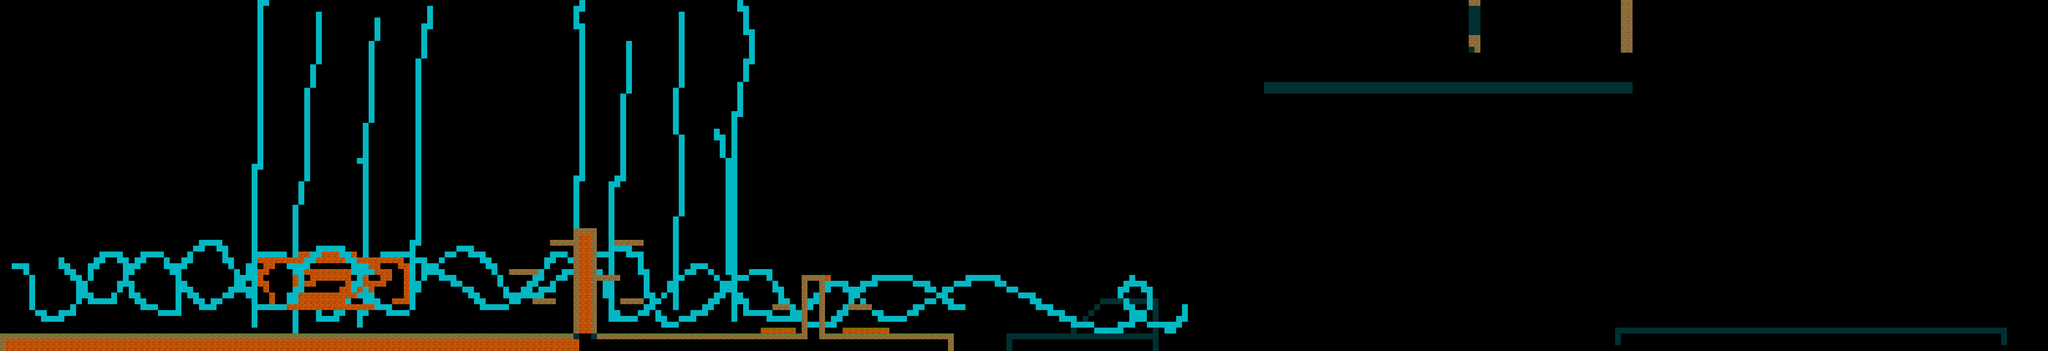

A level layout from a 2D game, rendered from its tile map. Below: a short description, then the map file with tile-grid data replaced by summaries:
An orthogonal 350x60 tile map with 32x32 px tiles, 5 tile layers (Bg1, Bg0, Inline, Collision, ...).

<map version="1.0" orientation="orthogonal" width="350" height="60" tilewidth="32" tileheight="32">
 <tileset firstgid="1" name="testtiles" tilewidth="32" tileheight="32" spacing="2">
  <image source="level.png" width="32" height="128" />
  <tile id="1">
   <properties>
    <property name="checkCollision" value="solid" />
   </properties>
  </tile>
 </tileset>
 <layer name="Bg1" width="350" height="60">
  <data>[21000 cells, 642 non-empty, 2 distinct tile ids]</data>
 </layer>
 <layer name="Bg0" width="350" height="60">
  <data>[21000 cells, 522 non-empty, 1 distinct tile ids]</data>
 </layer>
 <layer name="Inline" width="350" height="60">
  <data>[21000 cells, 524 non-empty, 2 distinct tile ids]</data>
 </layer>
 <layer name="Collision" width="350" height="60" opacity="0.26">
  <data>[21000 cells, 539 non-empty, 1 distinct tile ids]</data>
 </layer>
 <layer name="Foreground" width="350" height="60">
  <data>[21000 cells, 0 non-empty, 0 distinct tile ids]</data>
 </layer>
</map>
